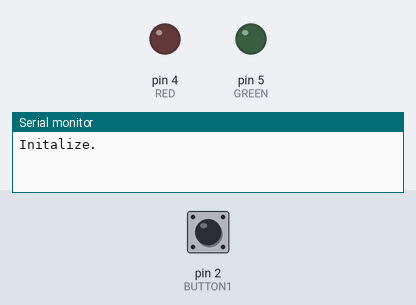
This sketch was run on a simulated Arduino Uno, built with avr-gcc and run on an emulated ATmega328P. On the bench: output pins drawn as LEDs (lit = HIGH), the last lines printed to the serial monitor. Inputs (shaded band) come from the test bench; at power-on: pin 2 (BUTTON1) HIGH. Pins used as bus, display or sensor lines are not drawn.

Above: at 1.2 s.
1.3 s: pin 2 (BUTTON1) pulled LOW for 0.15 s
At 2.5 s:
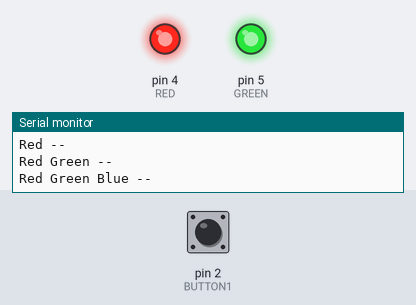
4.4 s: pin 2 (BUTTON1) pulled LOW for 1 s
At 5.2 s:
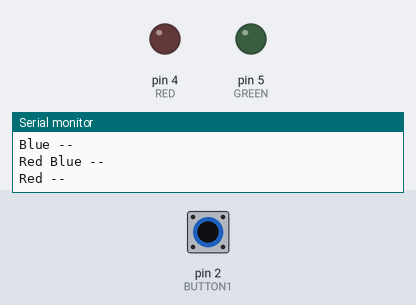
6.9 s: pin 2 (BUTTON1) pulled LOW for 3.2 s
At 10.1 s:
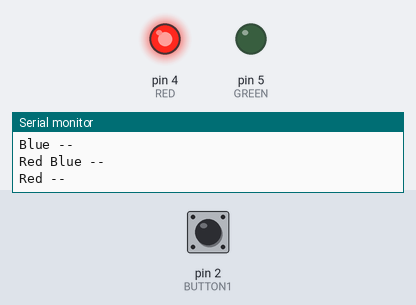
Timing chart, 0 to 17.8 s (numbered marks = the images above; inputs shaded):
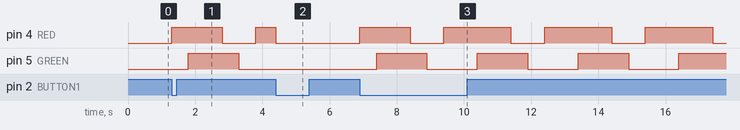

Measured:
- after the input at 1.3 s, pin 4 (RED): LOW → HIGH at once, → LOW 1.5 s later, → HIGH 1.0 s later; pin 5 (GREEN): LOW → HIGH after 0.50 s, → LOW 1.5 s later
- after the input at 4.4 s, pin 5 (GREEN): stays LOW (without the input it goes to HIGH after 0.40 s)
- after the input at 6.9 s, pin 4 (RED): LOW → HIGH at once, then repeats every 3.0 s: LOW 1.0 s, HIGH 2.0 s; pin 5 (GREEN): alternates HIGH for 1.5 s and LOW for 1.5 s, starting after 0.50 s

The sketch:

week2_lab2_q2.ino
```cpp
#define RED 4    // R set to pin on mask
#define GREEN 5  // G set to pin on mask
#define BLUE 0   // B set to unsed pin as no blue led

#define BUTTON1 2

// An array describing the 6 steps in the desired sequence
// 1) R      = RED
// 2) RG     = RED + GREEN
// 3) RGB    = RED + GREEN + BLUE
// 4) GB     = GREEN + BLUE
// 5) B      = BLUE
// 6) RB     = RED + BLUE
uint8_t sequence[] = {
  (1 << RED),                 // R
  (1 << RED) | (1 << GREEN),         // RG
  (1 << RED) | (1 << GREEN) | (1 << BLUE),  // RGB
  (1 << GREEN) | (1 << BLUE),        // GB
  (1 << BLUE),                // B
  (1 << RED) | (1 << BLUE)           // RB
};

//volatile as used in ISR
volatile bool isSequenceRunning = false;
volatile unsigned long lastInterruptTime = 0;

void buttonISR(){
  unsigned long currentTime = millis();
  if ((currentTime - lastInterruptTime) > 50) {
    //trigger
    isSequenceRunning = !isSequenceRunning;

    //if not running then turn off led's
    if (!isSequenceRunning){
      digitalWrite(RED, LOW);
      digitalWrite(GREEN, LOW);
      digitalWrite(BLUE, LOW);
    }
  }

  lastInterruptTime = currentTime;
}

void setup() {
  Serial.begin(9600);
  Serial.println(F("Initalize."));
  // --------------------------------------------------------------------
  // Set the LED pins
  // --------------------------------------------------------------------
  pinMode(RED, OUTPUT);
  pinMode(GREEN, OUTPUT);
  pinMode(BLUE, OUTPUT);

  // Turn all LEDs off initially
  digitalWrite(RED, LOW);
  digitalWrite(GREEN, LOW);
  digitalWrite(BLUE, LOW);

  //button define initalize, hign when pressed, low when not pressed
  pinMode(BUTTON1, INPUT_PULLUP);

  attachInterrupt(digitalPinToInterrupt(BUTTON1), buttonISR, FALLING);
}

void loop() {
  if(isSequenceRunning) {
    for (int i = 0; i < 6; i++){
      //if isr turns sequence off abort
      if(!isSequenceRunning){
        break;
      }
      //led initally off
      digitalWrite(RED, LOW);
      digitalWrite(GREEN, LOW);
      digitalWrite(BLUE, LOW);

      if (sequence[i] & (1 << RED)) {
        digitalWrite(RED, HIGH);
        Serial.print(F("Red "));
      }
      if (sequence[i] & (1 << GREEN)) {
        digitalWrite(GREEN, HIGH);
        Serial.print(F("Green "));
      }
      if (sequence[i] & (1 << BLUE)) {
        digitalWrite(BLUE, HIGH);
        Serial.print(F("Blue "));
      }
      Serial.println(F("--"));

      //wait 500ms without blocking ISR
      unsigned long startTime = millis();
      while (millis() - startTime < 500) {
        if(!isSequenceRunning){
          digitalWrite(RED, LOW);
          digitalWrite(GREEN, LOW);
          digitalWrite(BLUE, LOW);
          break;
        }
      }

      //if toggled while waiting, stop loop
      if(!isSequenceRunning){
        break;
      }
    }
  }
}
```
